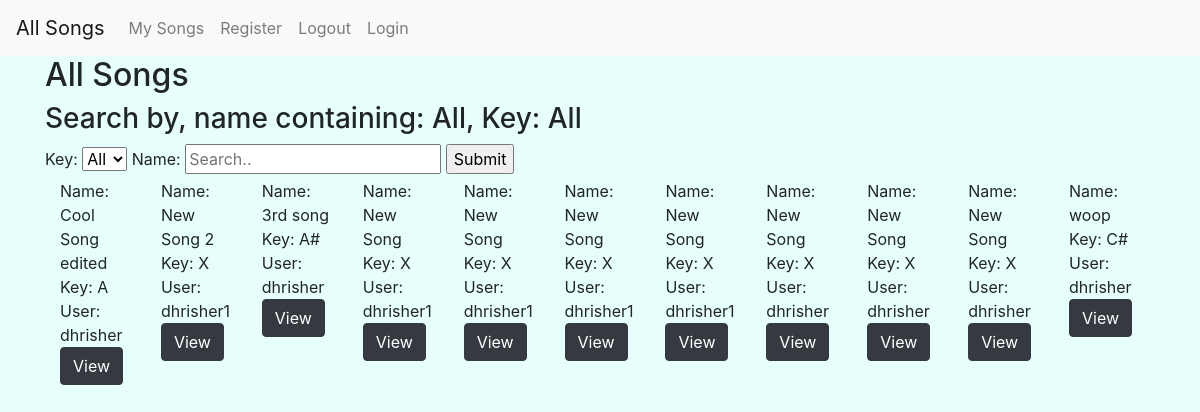
Before: / with the older database file.
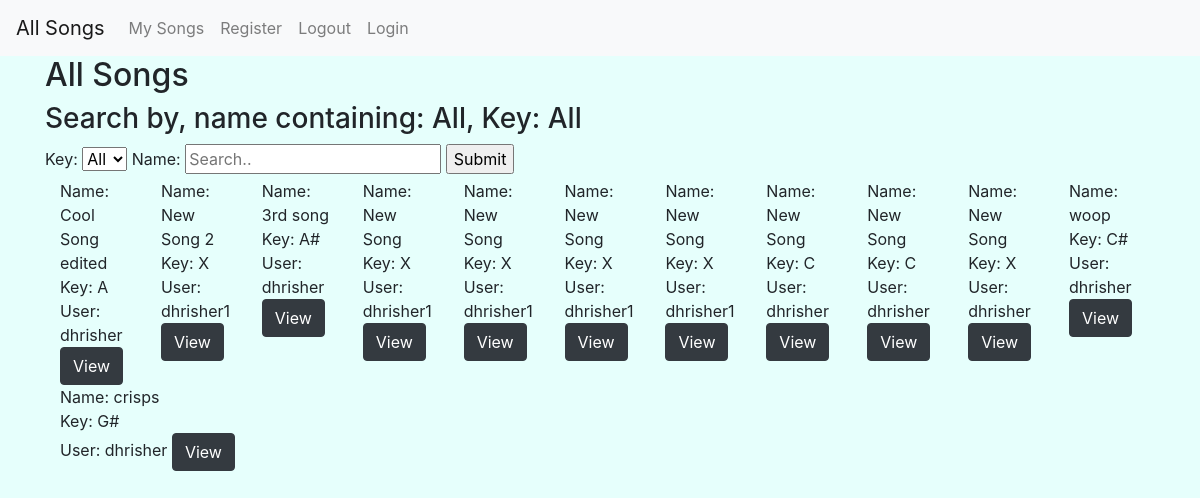
After: the same page with the newer database file.
### tabs/models.py (models this page shows, shortened)
class Song(models.Model):
    user = models.ForeignKey(User, on_delete=models.SET_NULL, null=True)
    name = models.CharField(max_length=20)
    key = models.CharField(max_length=2)

### tabs/views.py (the view)
# urls.py: path('', views.song_list_all, name="songs_all"),
def song_list_all(request):
    current_user = request.user
    songs = Song.objects.all()
    if request.method == 'POST':
        song_name = request.POST['song_name']
        key = request.POST['keys']
        if key == 'All' and song_name == '':
            songs = Song.objects.all()
        elif key == 'All':
            songs = songs.filter(name__contains=song_name)
        elif song_name == '':
            songs = songs.filter(key=key)
        else:
            songs = songs.filter(key=key).filter(name__contains=song_name)
        context = {'songs': songs, 'current_user': current_user, 'song_name': song_name, 'key' : key}
        return render(request, 'tabs/all_song_list.html', context)
    else:
        context = {'songs': songs, 'current_user': current_user, 'song_name': "All", 'key' : 'All'}
        return render(request, 'tabs/all_song_list.html', context)

### tabs/templates/tabs/all_song_list.html (shortened to what this page needs)
{% extends "tabs/base.html" %}
{% block body_block %}
<h2>All Songs</h2>
<h3>Search by, name containing: {{song_name}}, Key: {{key}}</h3>
        <form action="" method="POST">
            <label for="keys">Key:</label>
              <select id="keys" name="keys">
                  <option value="All">All</option>
              </select>
            <label for="song_name">Name:</label>
                <input id="song_name" name="song_name" type="text" placeholder="Search..">
              <input type="submit">
        </form>
<div class="container">
    <div class="row align-items-start">
    {% for song in songs %}
        <div class="col">
            <span>Name: {{ song.name }}</span>
            <br>
            <span>Key: {{ song.key }}</span>
            <br>
            <span>User: {{ song.user.username }}</span>
            <a class="btn btn-dark" href="{% url 'detail' pk=song.pk %}">View</a>
        </div>
    {% endfor %}
</div>
</div>
{% endblock %}

Changed rows visible on the page:
changed Song (number 8 of 12 on the later page): key "X" → "C"
changed Song (number 9 of 12 on the later page): key "X" → "C"
added Song: name "crisps", key "G#", user.username "dhrisher"
